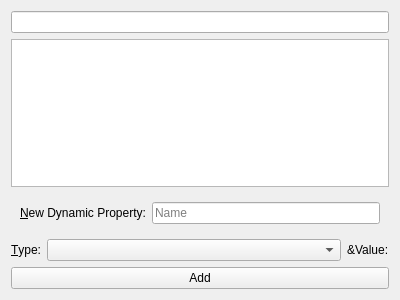
<?xml version="1.0" encoding="UTF-8"?>
<ui version="4.0">
 <class>GammaRay::PropertiesTab</class>
 <widget class="QWidget" name="GammaRay::PropertiesTab">
  <property name="geometry">
   <rect>
    <x>0</x>
    <y>0</y>
    <width>400</width>
    <height>300</height>
   </rect>
  </property>
  <layout class="QVBoxLayout" name="verticalLayout">
   <item>
    <widget class="QLineEdit" name="propertySearchLine"/>
   </item>
   <item>
    <widget class="GammaRay::DeferredTreeView" name="propertyView">
     <property name="contextMenuPolicy">
      <enum>Qt::ContextMenuPolicy::CustomContextMenu</enum>
     </property>
     <property name="rootIsDecorated">
      <bool>false</bool>
     </property>
    </widget>
   </item>
   <item>
    <widget class="QWidget" name="horizontalWidget" native="true">
     <layout class="QHBoxLayout" name="horizontalLayout_2">
      <item>
       <widget class="QLabel" name="label">
        <property name="text">
         <string>&amp;New Dynamic Property:</string>
        </property>
        <property name="wordWrap">
         <bool>true</bool>
        </property>
        <property name="buddy">
         <cstring>newPropertyName</cstring>
        </property>
       </widget>
      </item>
      <item>
       <widget class="QLineEdit" name="newPropertyName">
        <property name="placeholderText">
         <string>Name</string>
        </property>
       </widget>
      </item>
     </layout>
    </widget>
   </item>
   <item>
    <widget class="QWidget" name="newPropertyBar" native="true">
     <layout class="QHBoxLayout" name="horizontalLayout">
      <property name="margin" stdset="0">
       <number>0</number>
      </property>
      <item>
       <widget class="QLabel" name="label_2">
        <property name="sizePolicy">
         <sizepolicy hsizetype="Fixed" vsizetype="Preferred">
          <horstretch>0</horstretch>
          <verstretch>0</verstretch>
         </sizepolicy>
        </property>
        <property name="text">
         <string>&amp;Type:</string>
        </property>
        <property name="buddy">
         <cstring>newPropertyType</cstring>
        </property>
       </widget>
      </item>
      <item>
       <widget class="QComboBox" name="newPropertyType">
        <property name="sizePolicy">
         <sizepolicy hsizetype="Minimum" vsizetype="Fixed">
          <horstretch>0</horstretch>
          <verstretch>0</verstretch>
         </sizepolicy>
        </property>
       </widget>
      </item>
      <item>
       <widget class="QLabel" name="newPropertyValueLabel">
        <property name="sizePolicy">
         <sizepolicy hsizetype="Fixed" vsizetype="Preferred">
          <horstretch>0</horstretch>
          <verstretch>0</verstretch>
         </sizepolicy>
        </property>
        <property name="text">
         <string>&amp;Value:</string>
        </property>
       </widget>
      </item>
     </layout>
    </widget>
   </item>
   <item>
    <widget class="QPushButton" name="newPropertyButton">
     <property name="text">
      <string>Add</string>
     </property>
    </widget>
   </item>
  </layout>
 </widget>
 <customwidgets>
  <customwidget>
   <class>GammaRay::DeferredTreeView</class>
   <extends>QTreeView</extends>
   <header location="global">ui/deferredtreeview.h</header>
  </customwidget>
 </customwidgets>
 <resources/>
 <connections/>
</ui>
